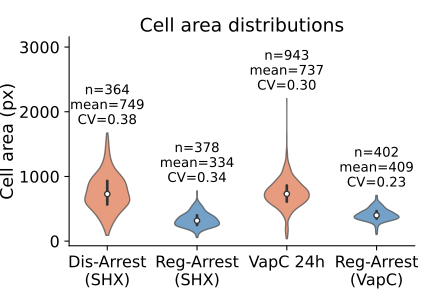

Source code (Python):
"""
Standalone render of Supplementary Figure S6, panel A only.

Cell-area violin plots for the four conditions, output as a narrower,
transparent-background SVG.

Run from this directory:
    cd scripts/supplementary_figures
    python figure_s6_panelA.py
Writes figure_s6_panelA.svg next to this script.
"""
import os
import sys

_HERE = os.path.dirname(os.path.abspath(__file__))
_REPO = os.path.dirname(os.path.dirname(_HERE))
sys.path.insert(0, _REPO)
sys.path.insert(0, os.path.join(_REPO, 'scripts', 'figures'))

import numpy as np
import pandas as pd
import matplotlib.pyplot as plt

from figure_functions import PanelFigure

# ------------------------------------------------------------------
# Global style
# ------------------------------------------------------------------
fsize = 14
plt.close("all")

MICR_DIR = os.path.join(_REPO, 'microscopy')

# Condition colours (dis-arrest warm, reg-arrest cool)
DIS_COLOR = '#E07B54'
REG_COLOR = 'steelblue'

# ------------------------------------------------------------------
# Load and filter data
# ------------------------------------------------------------------
vapc = pd.read_csv(os.path.join(MICR_DIR, 'all_positions_vapc.csv'))
shx  = pd.read_csv(os.path.join(MICR_DIR, 'all_positions_shx.csv'))

vapc_filt = vapc[vapc['kept'] == True].copy()
shx_filt  = shx[shx['kept'] == True].copy()

shx_filt['label'] = shx_filt['condition'].map({'SHX': 'Dis-Arrest\n(SHX)', 'CASP': 'Reg-Arrest\n(SHX)'})
vapc_filt['label'] = vapc_filt['condition'].map({'VapC': 'VapC 24h', 'Reg-Arrest': 'Reg-Arrest\n(VapC)'})

PANEL_A_ORDER = ['Dis-Arrest\n(SHX)', 'Reg-Arrest\n(SHX)', 'VapC 24h', 'Reg-Arrest\n(VapC)']
PANEL_A_COLORS = [DIS_COLOR, REG_COLOR, DIS_COLOR, REG_COLOR]

area_data = {
    'Dis-Arrest\n(SHX)':  shx_filt.loc[shx_filt['label'] == 'Dis-Arrest\n(SHX)',  'area_px'].values,
    'Reg-Arrest\n(SHX)':  shx_filt.loc[shx_filt['label'] == 'Reg-Arrest\n(SHX)',  'area_px'].values,
    'VapC 24h': vapc_filt.loc[vapc_filt['label'] == 'VapC 24h', 'area_px'].values,
    'Reg-Arrest\n(VapC)': vapc_filt.loc[vapc_filt['label'] == 'Reg-Arrest\n(VapC)', 'area_px'].values,
}


# ------------------------------------------------------------------
# Helper: annotated violin plot with per-violin stats
# ------------------------------------------------------------------
def _violin_with_stats(ax, data_dict, order, colors, ylabel, title):
    datasets = [data_dict[k] for k in order]

    parts = ax.violinplot(datasets, positions=range(len(order)),
                          showmedians=False, showextrema=False)
    for pc, col in zip(parts['bodies'], colors):
        pc.set_facecolor(col)
        pc.set_edgecolor('0.3')
        pc.set_alpha(0.75)

    for i, vals in enumerate(datasets):
        q25, q75 = np.percentile(vals, [25, 75])
        med = np.median(vals)
        ax.plot([i, i], [q25, q75], color='0.2', lw=2, solid_capstyle='round')
        ax.plot(i, med, 'o', color='white', markeredgecolor='0.2',
                markersize=4, zorder=3)

    ax.set_xticks(range(len(order)))
    ax.set_xticklabels(order, fontsize=fsize - 2)
    ax.set_ylabel(ylabel, fontsize=fsize - 1, labelpad=2)
    ax.tick_params(axis='y', labelsize=fsize - 2)
    ax.spines['top'].set_visible(False)
    ax.spines['right'].set_visible(False)

    ymin, ymax_auto = ax.get_ylim()
    y_pad = (ymax_auto - ymin) * 0.04
    text_top = max(np.max(v) for v in datasets) + (ymax_auto - ymin) * 0.40
    ax.set_ylim(ymin, text_top)

    for i, (key, vals) in enumerate(zip(order, datasets)):
        mean_val = vals.mean()
        cv_val   = vals.std() / mean_val if mean_val != 0 else float('nan')
        ax.text(i, np.max(vals) + y_pad,
                f'n={len(vals)}\nmean={mean_val:.0f}\nCV={cv_val:.2f}',
                ha='center', va='bottom', fontsize=fsize - 4)

    ax.set_title(title, fontsize=fsize, pad=4)


def panel_A(ax):
    _violin_with_stats(ax, area_data, PANEL_A_ORDER, PANEL_A_COLORS,
                       'Cell area (px)', 'Cell area distributions')


# ------------------------------------------------------------------
# Assemble — single narrow panel
# ------------------------------------------------------------------
pf = PanelFigure(figsize=(4.5, 3.2), label_offset=(-0.04, 0.02))
pf.add_panel([0.16, 0.2, 0.8, 0.68], draw_func=panel_A, label=' ')

pf.save("figure_s6_panelA.svg", dpi=300, transparent=True)
pf.fig.savefig("figure_s6_panelA_preview.png", dpi=200)
